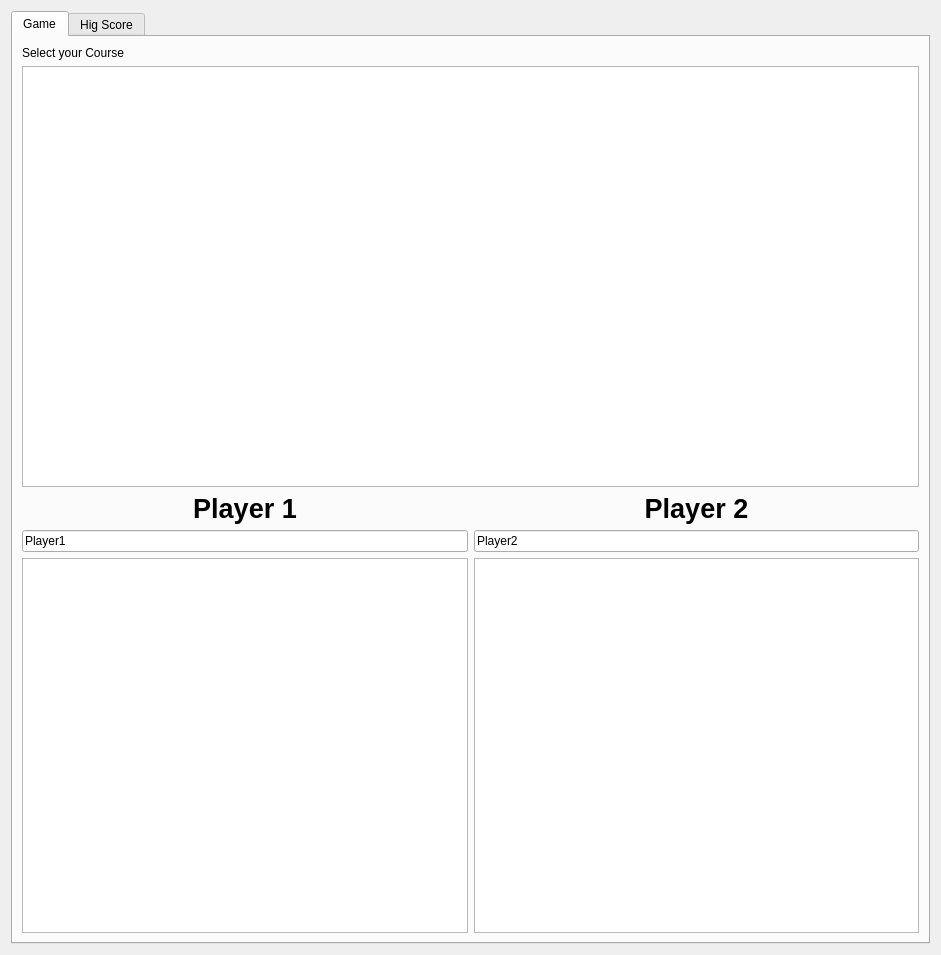
<?xml version="1.0" encoding="UTF-8"?>
<ui version="4.0">
 <class>RaceGame</class>
 <widget class="QWidget" name="RaceGame">
  <property name="geometry">
   <rect>
    <x>0</x>
    <y>0</y>
    <width>941</width>
    <height>955</height>
   </rect>
  </property>
  <property name="minimumSize">
   <size>
    <width>0</width>
    <height>0</height>
   </size>
  </property>
  <property name="maximumSize">
   <size>
    <width>16777215</width>
    <height>16777215</height>
   </size>
  </property>
  <property name="windowTitle">
   <string>RaceGame</string>
  </property>
  <property name="styleSheet">
   <string notr="true"/>
  </property>
  <layout class="QVBoxLayout" name="verticalLayout_2">
   <item>
    <widget class="QTabWidget" name="tabWidget">
     <property name="focusPolicy">
      <enum>Qt::NoFocus</enum>
     </property>
     <property name="currentIndex">
      <number>0</number>
     </property>
     <widget class="QWidget" name="tab">
      <attribute name="title">
       <string>Game</string>
      </attribute>
      <layout class="QVBoxLayout" name="verticalLayout_4">
       <item>
        <layout class="QVBoxLayout" name="verticalLayout">
         <property name="topMargin">
          <number>0</number>
         </property>
         <item>
          <widget class="QLabel" name="label">
           <property name="text">
            <string>Select your Course</string>
           </property>
          </widget>
         </item>
         <item>
          <widget class="QListWidget" name="course_lst">
           <property name="font">
            <font>
             <pointsize>40</pointsize>
            </font>
           </property>
           <property name="focusPolicy">
            <enum>Qt::NoFocus</enum>
           </property>
           <property name="contextMenuPolicy">
            <enum>Qt::DefaultContextMenu</enum>
           </property>
           <property name="alternatingRowColors">
            <bool>true</bool>
           </property>
           <property name="iconSize">
            <size>
             <width>400</width>
             <height>400</height>
            </size>
           </property>
          </widget>
         </item>
        </layout>
       </item>
       <item>
        <layout class="QHBoxLayout" name="horizontalLayout_2">
         <property name="topMargin">
          <number>0</number>
         </property>
         <item>
          <layout class="QVBoxLayout" name="verticalLayout_3">
           <property name="topMargin">
            <number>0</number>
           </property>
           <item>
            <widget class="QLabel" name="label_4">
             <property name="font">
              <font>
               <pointsize>20</pointsize>
               <weight>75</weight>
               <italic>false</italic>
               <bold>true</bold>
               <underline>false</underline>
              </font>
             </property>
             <property name="text">
              <string>Player 1</string>
             </property>
             <property name="alignment">
              <set>Qt::AlignCenter</set>
             </property>
            </widget>
           </item>
           <item>
            <widget class="QLineEdit" name="player_name_a">
             <property name="sizePolicy">
              <sizepolicy hsizetype="MinimumExpanding" vsizetype="Fixed">
               <horstretch>0</horstretch>
               <verstretch>0</verstretch>
              </sizepolicy>
             </property>
             <property name="focusPolicy">
              <enum>Qt::NoFocus</enum>
             </property>
             <property name="text">
              <string>Player1</string>
             </property>
            </widget>
           </item>
           <item>
            <widget class="QListWidget" name="vehicle_lst_a">
             <property name="font">
              <font>
               <pointsize>20</pointsize>
              </font>
             </property>
             <property name="focusPolicy">
              <enum>Qt::NoFocus</enum>
             </property>
             <property name="iconSize">
              <size>
               <width>150</width>
               <height>150</height>
              </size>
             </property>
            </widget>
           </item>
          </layout>
         </item>
         <item>
          <layout class="QVBoxLayout" name="verticalLayout_5">
           <property name="leftMargin">
            <number>0</number>
           </property>
           <item>
            <widget class="QLabel" name="label_3">
             <property name="font">
              <font>
               <pointsize>20</pointsize>
               <weight>75</weight>
               <bold>true</bold>
              </font>
             </property>
             <property name="text">
              <string>Player 2</string>
             </property>
             <property name="alignment">
              <set>Qt::AlignCenter</set>
             </property>
            </widget>
           </item>
           <item>
            <widget class="QLineEdit" name="player_name_b">
             <property name="focusPolicy">
              <enum>Qt::NoFocus</enum>
             </property>
             <property name="text">
              <string>Player2</string>
             </property>
            </widget>
           </item>
           <item>
            <widget class="QListWidget" name="vehicle_lst_b">
             <property name="font">
              <font>
               <pointsize>20</pointsize>
              </font>
             </property>
             <property name="focusPolicy">
              <enum>Qt::NoFocus</enum>
             </property>
             <property name="iconSize">
              <size>
               <width>150</width>
               <height>150</height>
              </size>
             </property>
            </widget>
           </item>
          </layout>
         </item>
        </layout>
       </item>
      </layout>
     </widget>
     <widget class="QWidget" name="tab_2">
      <attribute name="title">
       <string>Hig Score</string>
      </attribute>
     </widget>
    </widget>
   </item>
  </layout>
 </widget>
 <resources/>
 <connections/>
 <slots>
  <slot>start_game()</slot>
  <slot>stop_game()</slot>
 </slots>
</ui>
